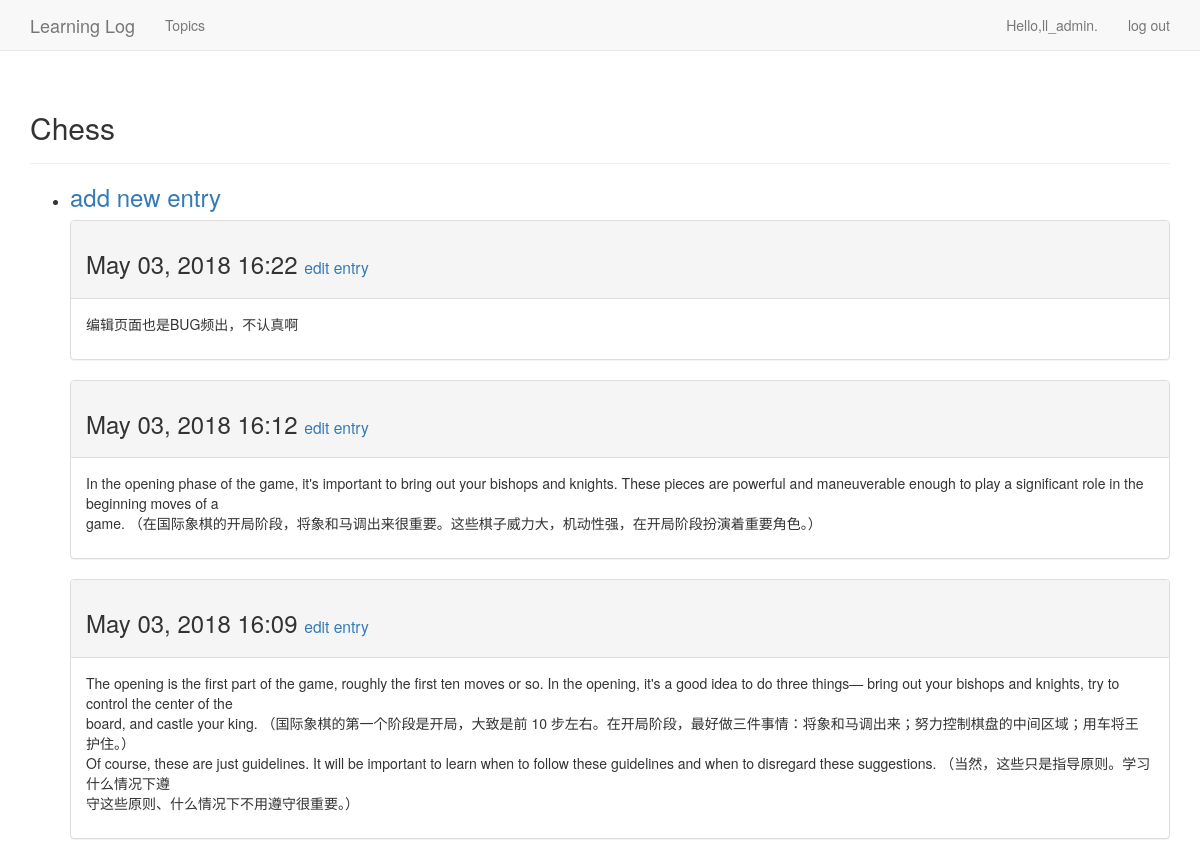
Before: /topics/1/ (signed in) with the older database file.
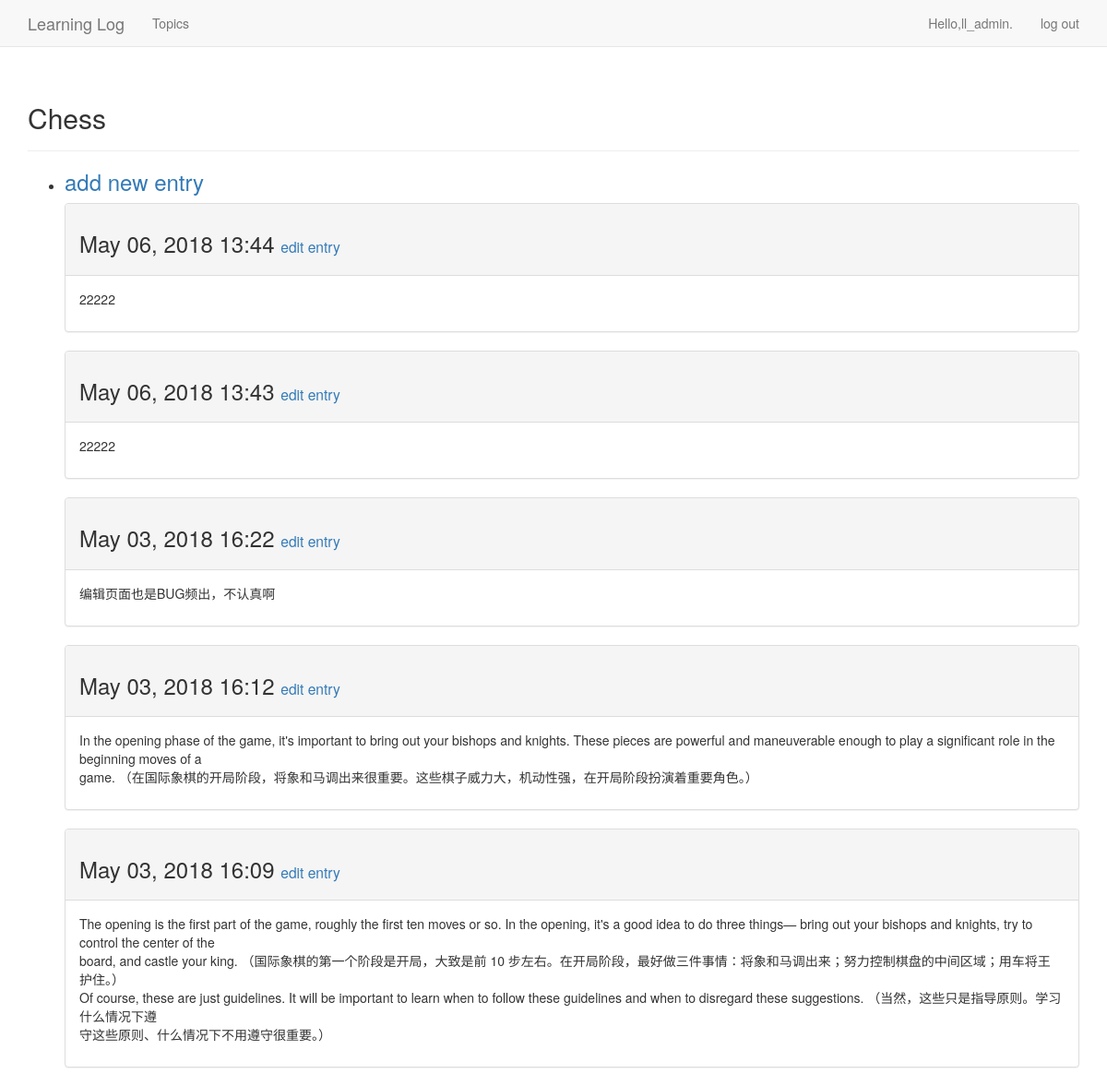
After: the same page with the newer database file.
### learning_logs/models.py (models this page shows, shortened)
class Entry(models.Model):
	topic = models.ForeignKey('Topic',on_delete=models.CASCADE)
	text = models.TextField()
	date_added = models.DateTimeField(auto_now_add=True)
	class Meta:
		verbose_name_plural = 'entries'

### learning_logs/views.py (the view)
# urls.py: re_path('topics/(?P<topic_id>\d+)/',views.topic,name='topic'),
@login_required
def topic(request,topic_id):
	topic = Topic.objects.get(id=topic_id)
	check_topic_owner(topic,request)
	entries = topic.entry_set.order_by('-date_added')
	context = {'topic':topic,'entries':entries}
	return render(request,'learning_logs/topic.html',context)

### learning_logs/models.py (called while the page is built)
	def __str__(self):
		return self.text

### learning_logs/views.py (called while the page is built)
def check_topic_owner(topic,request):
	if topic.owner != request.user:
		raise Http404

### learning_logs/templates/learning_logs/topic.html
{% extends "learning_logs/base.html" %}
{% block header %}
  <h2>{{ topic }}</h2>
{% endblock header %}
{% block content %}
  <ul>
    <li>
      <h3>
        <a href="{% url 'learning_logs:new_entry' topic.id %}">add new entry</a>
      </h3>
    </li>
  {% for entry in entries %}
    <div class="panel panel-default">
      <div class="panel-heading">
        <h3>
          {{ entry.date_added|date:'M d, Y H:i' }}
          <small>
            <a href="{% url 'learning_logs:edit_entry' entry.id %}">
              edit entry</a>
          </small>
        </h3>
      </div>
      <div class="panel-body">
        {{ entry.text|linebreaks }}
      </div>
    </div>
    {% empty %}
      There are no entries for this topic yet.
    {% endfor %}
    </ul>
{% endblock content %}

Changed rows visible on the page:
added Entry: date_added "May 06, 2018 13:44", text "22222"
added Entry: date_added "May 06, 2018 13:43", text "22222"
